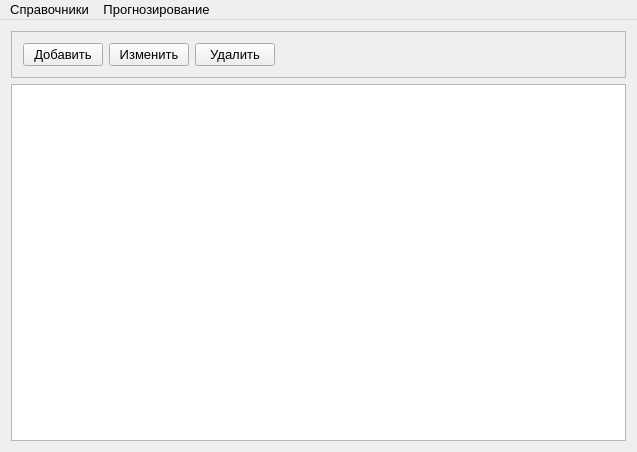
<?xml version="1.0" encoding="UTF-8"?>
<ui version="4.0">
 <class>MainWindow</class>
 <widget class="QMainWindow" name="MainWindow">
  <property name="geometry">
   <rect>
    <x>0</x>
    <y>0</y>
    <width>637</width>
    <height>452</height>
   </rect>
  </property>
  <property name="font">
   <font>
    <pointsize>10</pointsize>
   </font>
  </property>
  <property name="windowTitle">
   <string>MainWindow</string>
  </property>
  <widget class="QWidget" name="centralWidget">
   <layout class="QVBoxLayout" name="verticalLayout_2">
    <item>
     <widget class="QFrame" name="frame">
      <property name="frameShape">
       <enum>QFrame::StyledPanel</enum>
      </property>
      <property name="frameShadow">
       <enum>QFrame::Raised</enum>
      </property>
      <layout class="QHBoxLayout" name="horizontalLayout">
       <item>
        <widget class="QPushButton" name="pushButton">
         <property name="text">
          <string>Добавить</string>
         </property>
         <property name="icon">
          <iconset resource="rsc.qrc">
           <normaloff>:/ico/edit_add_2484.ico</normaloff>:/ico/edit_add_2484.ico</iconset>
         </property>
         <property name="iconSize">
          <size>
           <width>32</width>
           <height>32</height>
          </size>
         </property>
        </widget>
       </item>
       <item>
        <widget class="QPushButton" name="pushButton_2">
         <property name="text">
          <string>Изменить</string>
         </property>
         <property name="icon">
          <iconset resource="rsc.qrc">
           <normaloff>:/ico/agt_update_misc_7316.ico</normaloff>:/ico/agt_update_misc_7316.ico</iconset>
         </property>
         <property name="iconSize">
          <size>
           <width>32</width>
           <height>32</height>
          </size>
         </property>
        </widget>
       </item>
       <item>
        <widget class="QPushButton" name="pushButton_3">
         <property name="text">
          <string>Удалить</string>
         </property>
         <property name="icon">
          <iconset>
           <normaloff>ico/buttons_21_6150.ico</normaloff>ico/buttons_21_6150.ico</iconset>
         </property>
         <property name="iconSize">
          <size>
           <width>32</width>
           <height>32</height>
          </size>
         </property>
        </widget>
       </item>
       <item>
        <spacer name="horizontalSpacer">
         <property name="orientation">
          <enum>Qt::Horizontal</enum>
         </property>
         <property name="sizeHint" stdset="0">
          <size>
           <width>40</width>
           <height>20</height>
          </size>
         </property>
        </spacer>
       </item>
      </layout>
     </widget>
    </item>
    <item>
     <widget class="QTableView" name="tableView"/>
    </item>
   </layout>
  </widget>
  <widget class="QMenuBar" name="menuBar">
   <property name="geometry">
    <rect>
     <x>0</x>
     <y>0</y>
     <width>637</width>
     <height>21</height>
    </rect>
   </property>
   <widget class="QMenu" name="menu">
    <property name="title">
     <string>Справочники</string>
    </property>
    <addaction name="action"/>
    <addaction name="action_2"/>
   </widget>
   <widget class="QMenu" name="menu_2">
    <property name="title">
     <string>Прогнозирование</string>
    </property>
    <addaction name="actionGthtqnb"/>
   </widget>
   <addaction name="menu"/>
   <addaction name="menu_2"/>
  </widget>
  <action name="actionGthtqnb">
   <property name="text">
    <string>Перейти</string>
   </property>
  </action>
  <action name="action">
   <property name="text">
    <string>Категории</string>
   </property>
  </action>
  <action name="action_2">
   <property name="text">
    <string>Товары</string>
   </property>
  </action>
 </widget>
 <layoutdefault spacing="6" margin="11"/>
 <resources>
  <include location="rsc.qrc"/>
 </resources>
 <connections/>
</ui>
